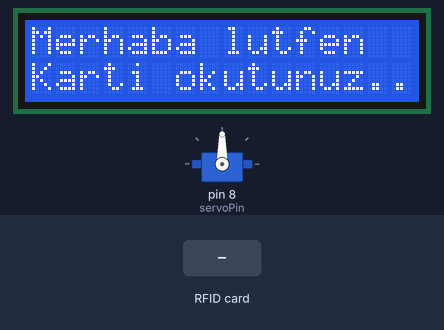
A sketch run on a simulated Arduino Uno, built with avr-gcc and run on an emulated ATmega328P. Shown: servo, 16×2 character LCD. Inputs (shaded band) come from the test bench. What the sketch prints to the serial monitor is not drawn.

Above: at 2.8 s.
2.9 s: RFID card F1 3B 4C 1E held to the reader
At 3.7 s:
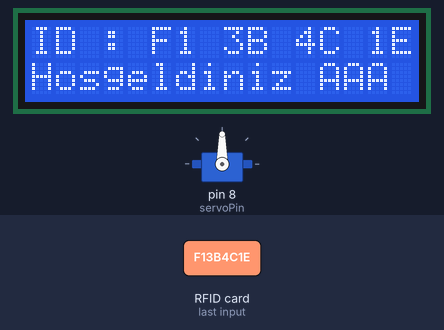
At 4.7 s:
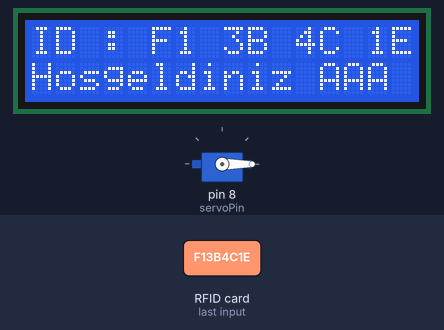
5.9 s: RFID card 5E 7A 19 C4 held to the reader
At 6.5 s:
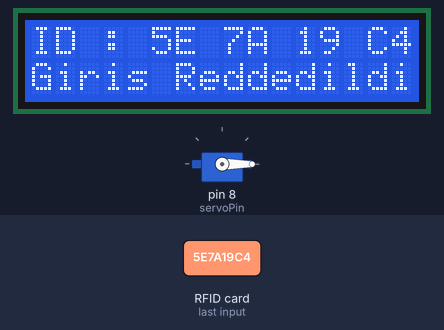
Timing chart, 0 to 8.9 s (numbered marks = the images above; inputs shaded):
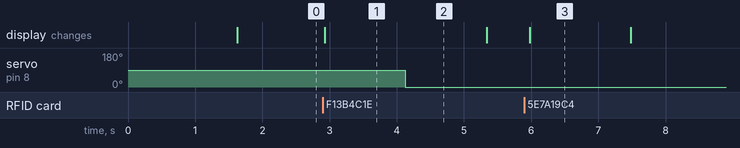

The sketch:

sketch_dec30a.ino
```cpp
#include <SPI.h>
#include <MFRC522.h>
#include <LiquidCrystal.h>
#include <Servo.h>

#define SS_PIN 10
#define RST_PIN 9
MFRC522 mfrc522(SS_PIN, RST_PIN);

int servoPin = 8;

Servo motor;

LiquidCrystal lcd(7, 6, 5, 4, 3, 2);

void setup()
{
  Serial.begin(9600);
  motor.attach(servoPin);

  lcd.begin(16, 2);
  lcd.setCursor(0, 1);
  lcd.print("hosgeldin");
  lcd.setCursor(0, 0);
  lcd.print("hazir");
  delay(1500);
  lcd.clear();


  SPI.begin();
  mfrc522.PCD_Init();
  Serial.println("Kartini okut...");
  Serial.println();

}
void loop()
{

  lcd.clear();
  lcd.setCursor(0, 0);
  lcd.print("Merhaba lutfen");
  lcd.setCursor(0, 1);
  lcd.print("Karti okutunuz...");
  delay(300);


  if ( ! mfrc522.PICC_IsNewCardPresent())
  {
    return;
  }

  if ( ! mfrc522.PICC_ReadCardSerial())
  {
    return;
  }

  Serial.print("UID kodu :");
  String content= "";
  byte letter;
  for (byte i = 0; i < mfrc522.uid.size; i++)
  {
     Serial.print(mfrc522.uid.uidByte[i] < 0x10 ? " 0" : " ");
     Serial.print(mfrc522.uid.uidByte[i], HEX);
     content.concat(String(mfrc522.uid.uidByte[i] < 0x10 ? " 0" : " "));
     content.concat(String(mfrc522.uid.uidByte[i], HEX));
  }
  Serial.println();
  Serial.print("Mesaj : ");
  content.toUpperCase();


  if (content.substring(1) == "F1 3B 4C 1E") // kayitli kartin kodlari
  {

    lcd.setCursor(0, 0);
    lcd.print("ID : ");
    lcd.print(content.substring(1));
    lcd.setCursor(0, 1);
    lcd.print("Hosgeldiniz AAA Bey");
    Serial.println("Hosgeldin AAA Bey");
    motor.write(90);
    delay(1200);
    motor.write(0);
    delay(1200);
  }

 else   {
    lcd.setCursor(0, 0);
    lcd.print("ID : ");
    lcd.print(content.substring(1));
    lcd.setCursor(0, 1);
    lcd.print("Giris Reddedildi");
    Serial.println("Giris Reddedildi");
    delay(1500);
     }
}
```

Measured:
- after the input at 2.9 s, servo on pin 8 (servoPin): 90° → 0° after 1.2 s; the display: changes at once (image 1)
- after the input at 5.9 s, the display: changes after 0.08 s (image 3)
- what the display in image 1 shows lasts 2.4 s, from 2.9 s to 5.3 s
- what the display in image 3 shows lasts 1.5 s, from 6.0 s to 7.5 s
